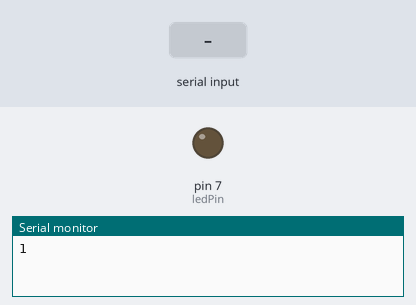
The sketch below on a simulated Arduino Uno, built with avr-gcc and run on an emulated ATmega328P. On the bench: output pins drawn as LEDs (lit = HIGH), the last lines printed to the serial monitor. The inputs (shaded band) are chosen by the test bench.

Above: at 1.2 s.
1.3 s: "1" received over Serial
At 4.0 s:
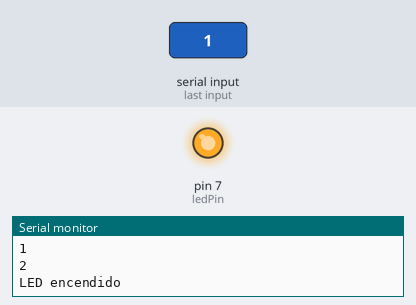
4.3 s: "0" received over Serial
At 6.5 s:
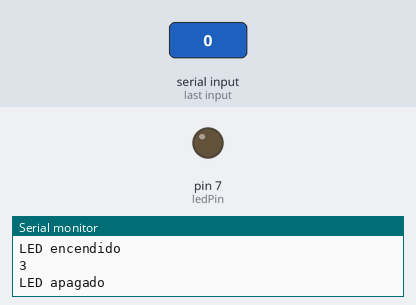
Timing chart, 0 to 8.0 s (numbered marks = the images above; inputs shaded):
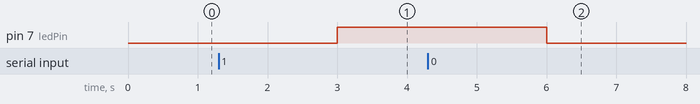

Measured:
- after the input at 1.3 s, pin 7 (ledPin): LOW → HIGH after 1.7 s
- after the input at 4.3 s, pin 7 (ledPin): HIGH → LOW after 1.7 s

The sketch:

sketch_serial_port.ino
```cpp
int counter = 0;

// Definimos el pin al que está conectado el LED
const int ledPin = 7;

void setup() {
  Serial.begin(9600);

  pinMode(ledPin, OUTPUT);
}

void loop() {
  // Enviar datos por Puerto Serial
  Serial.println(++counter, DEC);

  // Verificamos si hay datos disponibles en el puerto serial
  if (Serial.available() > 0) {
    // Leemos el primer byte recibido
    char command = Serial.read();

    // Si el comando es '1', encendemos el LED
    if (command == '1') {
      digitalWrite(ledPin, HIGH);
      Serial.println("LED encendido");
    }
    // Si el comando es '0', apagamos el LED
    else if (command == '0') {
      digitalWrite(ledPin, LOW);
      Serial.println("LED apagado");
    }
  }

  delay(3000);
}
```
